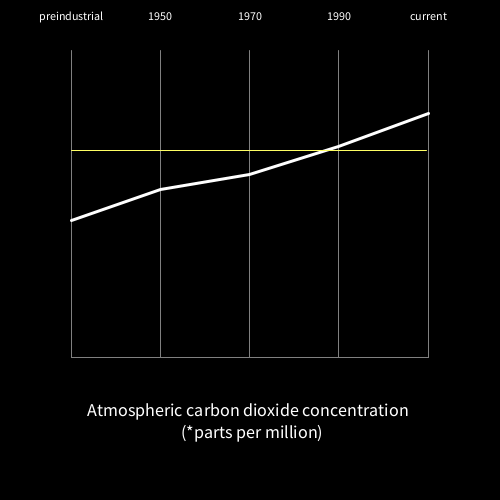
Frame 1 (no input)
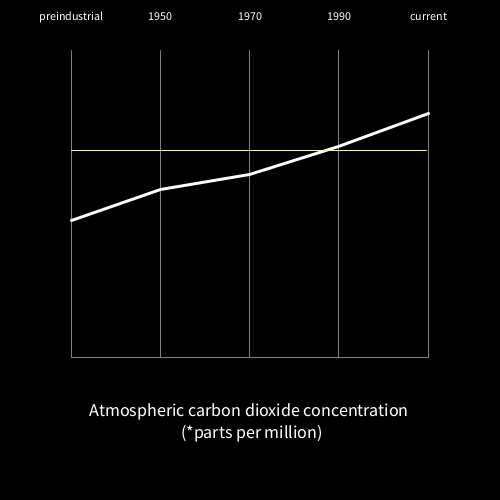
Frame 60 (the mouse pressed at the canvas centre just before this capture)
Frame 120 (the mouse held since frame 60 and released just before this capture): identical to frame 60, image omitted

The Processing sketch that drew these frames (run headless with seeded random() and noise(); from frame 60 on, the mouse is pressed at the canvas centre):

// Processing sketch: processing_123079
// ── processing_123079.pde

String[] year = { "preindustrial", "1950", "1970", "1990", "current"};  // Store the name of the years 
float [] co2 = {280,  311,  326,  354,  387};

 
void setup() 
{
  size(500, 500);
  smooth();
  textAlign(CENTER);
  fill (255);
}
 
void draw() 
{
  background(0);
  title();
  drawGraph();
}

void title()
{
  textSize(18);
  text("Atmospheric carbon dioxide concentration \n (*parts per million)", width/2, height*5/6);
}

void drawGraph()
{
  stroke(128);
  noFill();
  strokeWeight(1);
  
  for (int i = 0; i < year.length; i++) 
  {
    float x = map(i, 0, year.length - 1, width/7, width*6/7);
 
    line(x, 50, x, height*5/7);   
    line(width/7, height*5/7, width*6/7,height*5/7);
    pushMatrix();
    textSize(12);
    text( year[i],x, 20.0);
    popMatrix();
  }
 
  strokeWeight(3);
  stroke(255);
  
    beginShape();
  
    for (int j = 0; j < co2.length; j++) 
    {
      float x = map(j, 0, co2.length - 1, width/7, width*6/7);
      float valueHeight = height - co2[j];
      vertex(x, valueHeight);
    }
    endShape();
    stroke(255, 255,100);
    strokeWeight(1);
    line(width/7, height-350, width/7*6, height -350);
    
    mouseHover();

  }

 void mouseHover()
 {
   if(((mouseX>= width/7)) && (mouseX<= (width*6/7)) && (mouseY >= (height -365)) && (mouseY <= (height -335)))
   {
     textSize(20);
     fill(255, 255,100);
     text( "350 parts per million", width/2, height -380);
     textSize(12);
     text( "\n Likelihood of runaway greenhouse warming substantially increases \n and with it the possibility of catastrophic consequences", width/2, height -340);
     text( "\n \n \n such as melted icecaps", width/2, height -340);
     fill(255);
 }
 }
